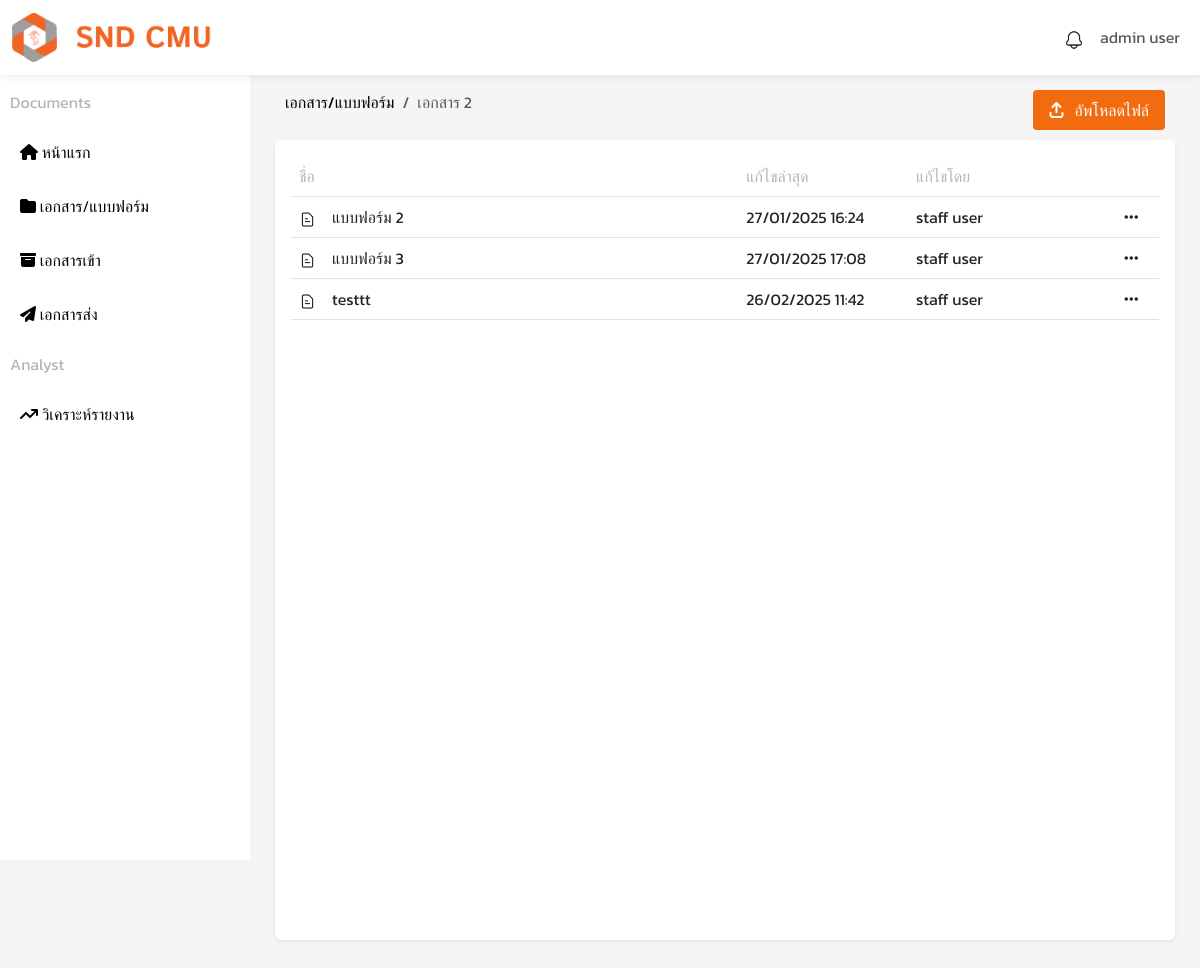
The page /pages/form/file_staff.php?folder_id=5 (signed in) on the database its author committed.
### tables this page shows
CREATE TABLE `users` (
  `user_id` int(11) NOT NULL,
  `prefix` varchar(50) NOT NULL,
  `upassword` varchar(255) NOT NULL,
  `firstname` varchar(100) NOT NULL,
  `lastname` varchar(100) NOT NULL,
  `position` varchar(100) NOT NULL,
  `email` varchar(100) NOT NULL,
  `role` enum('staff','lecturer','admin') NOT NULL,
  `status` varchar(1) NOT NULL DEFAULT '1',
  `created_at` timestamp NOT NULL DEFAULT current_timestamp()
);

CREATE TABLE `folders` (
  `folder_id` int(11) NOT NULL,
  `folder_name` varchar(255) NOT NULL,
  `created_by` int(11) DEFAULT NULL,
  `created_at` timestamp NOT NULL DEFAULT current_timestamp(),
  `updated_at` timestamp NOT NULL DEFAULT current_timestamp() ON UPDATE current_timestamp()
);

CREATE TABLE `templates` (
  `template_id` int(11) NOT NULL,
  `template_name` varchar(255) NOT NULL,
  `file_path` varchar(255) NOT NULL,
  `uploaded_by` int(11) DEFAULT NULL,
  `created_at` timestamp NOT NULL DEFAULT current_timestamp(),
  `folder_id` int(11) DEFAULT NULL,
  `download_count` int(11) DEFAULT 0
);

### config/func.php (called while the page is built, shortened)
<?php
function fetch_user($conn, $user_id) {
    $query = "SELECT prefix, firstname, lastname FROM users WHERE user_id = ? LIMIT 1";
    $stmt = $conn->prepare($query);
    $stmt->bind_param("s", $user_id);
    $stmt->execute();
    $result = $stmt->get_result();
    if ($result->num_rows > 0) {
        return $result->fetch_assoc();
    } else {
        return null;
    }
}
function fetch_template($conn) {
    $folder_id = intval($_GET['folder_id']);
    $sql = "SELECT t.template_id, t.template_name, t.file_path, t.created_at, u.firstname, u.lastname, u.prefix
            FROM templates t
            LEFT JOIN users u ON t.uploaded_by = u.user_id
            WHERE t.folder_id = ?";
    if ($stmt = $conn->prepare($sql)) {
        $stmt->bind_param("i", $folder_id);
        $stmt->execute();
        return $stmt->get_result();
    }
    return false;
}
?>

### pages/form/file_staff.php (the view, shortened to what this page needs)
<?php
include '../../config/func.php';
$user_id = $_SESSION['user_id'];
$data = fetch_user($conn, $user_id);
if (isset($_GET['folder_id'])) {
    $folder_id = intval($_GET['folder_id']);
    $sql = "SELECT folder_name FROM folders WHERE folder_id = ?";
    $stmt = $conn->prepare($sql);
    $stmt->bind_param("i", $folder_id);
    $stmt->execute();
    $result = $stmt->get_result();
    if ($result->num_rows > 0) {
        $folder = $result->fetch_assoc();
    } else {
        $folder = ['folder_name' => 'ไม่พบข้อมูล'];
    }
} else {
    $folder = ['folder_name' => 'ไม่มีข้อมูล'];
}
?>
<!DOCTYPE html>
<html lang="en">
<head>
    <link rel="stylesheet" href="../../assets/css/style.css">
    <link href="https://cdn.jsdelivr.net/npm/bootstrap@5.3.3/dist/css/bootstrap.min.css" rel="stylesheet">
    <link rel="stylesheet" href="https://cdnjs.cloudflare.com/ajax/libs/font-awesome/6.1.1/css/all.min.css">
    <link rel="stylesheet" href="https://cdnjs.cloudflare.com/ajax/libs/twitter-bootstrap/5.3.0/css/bootstrap.min.css">
    <link rel="stylesheet" href="https://cdn.datatables.net/2.2.2/css/dataTables.bootstrap5.css">
    <link href="https://cdn.jsdelivr.net/npm/sweetalert2@11/dist/sweetalert2.min.css" rel="stylesheet">
</head>
<body style="background-color: #F5F5F5;">
    <nav id="header" class="navbar navbar-expand-lg bg-body fixed-top">
        <div class="container-fluid">
            <a class="navbar-brand" href="#"><img src="../../assets/img/logo-snd.png" alt="" width="200px"></a>
            <div class="collapse navbar-collapse" id="navbarSupportedContent">
                <ul class="navbar-nav ms-auto">
                    <?php include '../../components/notification_component.php'; ?>
                    <li class="nav-item dropdown">
                        <a class="nav-link" href="#" role="button" data-bs-toggle="dropdown" aria-expanded="false">
                            <?php echo isset($data) ? $data['prefix'] . " " . $data['firstname'] . " " . $data['lastname'] : "ไม่พบข้อมูล"; ?>
                        </a>
                    </li>
                </ul>
            </div>
        </div>
    </nav>
    <section id="sidebar">
        <div class="sidebar-dash">
            <div class="list-dash">
                <div class="dash">
                    <div class="title-sidebar">
                        <p>Documents
                    </div>
                    <ul>
                        <li><a href="../dashboard/staff.php">
                                <div><i class="fa-solid fa-house"></i> หน้าแรก</div>
                            </a></li>
                        <li><a href="folder-staff.php">
                                <div><i class="fa-solid fa-folder"></i> เอกสาร/แบบฟอร์ม</div>
                            </a></li>
                        <li><a href="../inbox/inbox.php">
                                <div><i class="fa-solid fa-box-archive"></i> เอกสารเข้า</div>
                            </a></li>
                        <li><a href="../submission/send.php">
                                <div><i class="fa-solid fa-paper-plane"></i> เอกสารส่ง</div>
                            </a></li>
                    </ul>
                </div>
                <div class="analyst">
                    <div class="title-sidebar">
                        <p>Analyst
                    </div>
                    <ul>
                        <li><a href="../analyst/analyst-staff.php">
                                <div><i class="fa-solid fa-arrow-trend-up"></i> วิเคราะห์รายงาน</div>
                            </a></li>
                    </ul>
                </div>
            </div>
        </div>
    </section>
    <section id="container">
        <div class="content-header">
            <ol class="breadcrumb">
                <li class="breadcrumb-item"><a href="folder-staff.php" class='hv' onclick="history.back();">เอกสาร/แบบฟอร์ม</a></li>
                <li class="breadcrumb-item active" aria-current="page"><?php echo $folder['folder_name']; ?></li>
            </ol>
            <div>
                <button type="button" class="btn btn-primary" data-bs-toggle="modal" data-bs-target="#staticBackdrop">
                    <i class="fa-solid fa-arrow-up-from-bracket"></i></i>&nbsp;&nbsp; อัพโหลดไฟล์
                </button>
            </div>
        </div>
        <div class="content shadow-sm p-3 mb-5 rounded">
            <table id="listfolderTable" class="table table-hover mb-3">
                <thead>
                    <tr>
                        <th colspan="2" style="width: 50%;">ชื่อ</th>
                        <th style="width: 20%; text-align: left;">แก้ไขล่าสุด</th>
                        <th style="width: 25%;">แก้ไขโดย</th>
                        <th style="width: 5%;"></th>
                    </tr>
                </thead>
                <tbody>
                    <?php
                    $result = fetch_template($conn);
                    if ($result->num_rows > 0) {
                        while ($row = $result->fetch_assoc()) {
                            echo "<tr>";
                            echo "<td><img src='../../assets/img/draft.png' width='17px'></td>";
                            echo "<td style='width: 50%;'>" . $row['template_name'] . "</td>";
                            echo "<td style='width: 20%; text-align: left;'>" . date("d/m/Y H:i", strtotime($row['created_at'])) . "</td>";
                            echo "<td style='width: 25%;'>" . $row['firstname'] . " " . $row['lastname'] . "</td>";
                            echo "<td style='width: 5%;'><a class='link-dark' href='#' data-bs-toggle='dropdown' aria-expanded='false'><i class='fas fa-ellipsis-h '></i></a>
                                    <ul class='dropdown-menu'>
                                        <li><a class='dropdown-item' href='javascript:void(0)' onclick='previewFile(" . htmlspecialchars($row['template_id']) . ")'>ดูตัวอย่าง</a></li>
                                        <li><a id='download' class='dropdown-item' href='download.php?template_id=" . $row['template_id'] . "'>ดาวน์โหลด</a></li>
                                        <li><a class='dropdown-item' href='javascript:void(0)' onclick='confirmDelete(" . htmlspecialchars($row['template_id']) . ", " . $folder_id . ")'>ลบ</a></li>
                                    </ul></td>";
                            echo "</tr>";
                        }
                    }
                    ?>
                </tbody>
            </table>
        </div>
    </section>
</body>
</html>

### assets/css/style.css (style rules this page uses)
#sidebar { font-family: "Kanit", sans-serif; font-style: normal; margin-top: 60px; width: 250px; height: 100vh; background-color: #fff; color: #000; padding: 30px 10px 10px 10px; box-sizing: border-box; position: fixed; top: 0; left: 0; overflow-y: auto; font-weight: 300; }
#sidebar ul { list-style: none; padding: 0; }
#sidebar ul li { margin: 10px 0; }
#sidebar a { text-decoration: none; color: #000; display: flex; align-items: center; gap: 10px; padding: 10px; transition: background-color 0.3s; }
.title-sidebar { color: #B5B5B5; font-weight: 400; }
#header { box-shadow: 0 0 10px rgba(0, 0, 0, 0.1); font-family: "Kanit", sans-serif; font-style: normal; }
#container { font-family: "Kanit", sans-serif; font-style: normal; margin-top: 80px; margin-left: 275px; margin-right: 25px; }
.content-header { display: flex; align-items: center; justify-content: space-between; padding: 10px; }
.content-header .btn { background-color: #F26B0F; color: white; padding: 8px 16px; border: none; font-size: 16px; border-radius: 4px; cursor: pointer; }
.content { background-color: #fff; border-radius: 7px; padding: 20px; min-height: 100vh; height: auto; }
.content table th { color: #B5B5B5; font-weight: 300; }
.content table td a { color: #000; text-decoration: none; }
::placeholder { font-size: 16px; }
.hv { color: #000; text-decoration: none; }

### rows shown on the page
users: firstname "admin", lastname "user"
folders: folder_name "เอกสาร 2"
templates: template_name "แบบฟอร์ม 2", created_at "27/01/2025 16:24", uploaded_by.firstname "staff", uploaded_by.lastname "user"
templates: template_name "แบบฟอร์ม 3", created_at "27/01/2025 17:08", uploaded_by.firstname "staff", uploaded_by.lastname "user"
templates: template_name "testtt", created_at "26/02/2025 11:42", uploaded_by.firstname "staff", uploaded_by.lastname "user"
